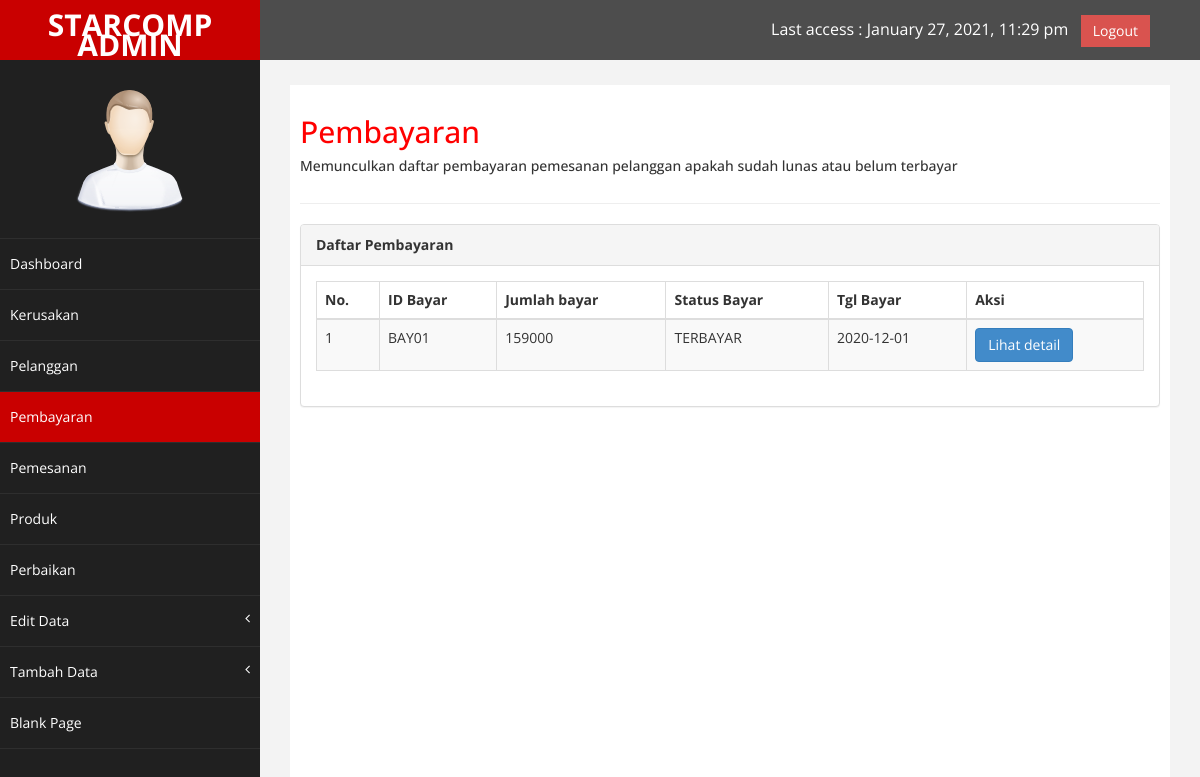
The page /index.php/pembayaran on the database its author committed.
### tables this page shows
CREATE TABLE `gambar_bayar` (
  `id_gmbr_bayar` int(3) NOT NULL,
  `id_bayar` varchar(10) NOT NULL,
  `namafilebayar` varchar(30) NOT NULL
);

CREATE TABLE `pembayaran` (
  `id_bayar` varchar(10) NOT NULL,
  `jml_bayar` int(8) NOT NULL,
  `status_bayar` varchar(15) NOT NULL,
  `tgl_bayar` date NOT NULL
);

### application/controllers/Pembayaran.php (called while the page is built, shortened)
<?php
class Pembayaran extends CI_Controller {
	public function __construct()
	{
		$this->load->database();
		$this->load->model('pembayaran_model');
	}
	public function index(){
		$result['pembayaran'] = $this->pembayaran_model->listing();
		$this->load->view('main/pembayaran', $result);
	}
}

### index.php (called while the page is built, shortened)
<?php
require_once BASEPATH.'core/CodeIgniter.php';

### application/models/Pembayaran_model.php (called while the page is built, shortened)
<?php
class Pembayaran_model extends CI_Model {
	public function listing(){
		$query = $this->db->query('select * from pembayaran inner join gambar_bayar where pembayaran.id_bayar = gambar_bayar.id_bayar;');
		return $query->result();
	}
}

### application/views/main/pembayaran.php (the view, shortened to what this page needs)
<!DOCTYPE html>
<html xmlns="http://www.w3.org/1999/xhtml">
<head>
   <link href="<?php echo base_url('assets/css/bootstrap.css');?>" rel="stylesheet" />
    <link href="<?php echo base_url('assets/css/font-awesome.css')?>" rel="stylesheet" />
    <link href="<?php echo base_url('assets/js/morris/morris-0.4.3.min.css')?>" rel="stylesheet" />
    <link href="<?php echo base_url('assets/css/custom.css')?>" rel="stylesheet" />
</head>
<body>
    <div id="wrapper">
        <nav class="navbar navbar-default navbar-cls-top " role="navigation" style="margin-bottom: 0">
            <div class="navbar-header">
                <a class="navbar-brand" href="<?php echo site_url('Dashboard/')?>">STARCOMP ADMIN</a>
            </div>
 <div style="color: white;
padding: 15px 50px 5px 50px;
float: right;
font-size: 16px;"> Last access : <?php echo date("F j, Y, g:i a");?> &nbsp; <a href="<?php echo site_url('Login/logout');?>" class="btn btn-danger square-btn-adjust">Logout</a> </div>
        </nav>
                <nav class="navbar-default navbar-side" role="navigation">
            <div class="sidebar-collapse">
                <ul class="nav" id="main-menu">
                <li class="text-center">
                    <img src="<?php echo base_url('assets/img/find_user.png')?>" class="user-image img-responsive"/>
                    </li>
                   <li>
                        <a  href="<?php echo site_url('Dashboard')?>"> Dashboard</a>
                    </li>
                     <li>
                        <a  href="<?php echo site_url('Kerusakan')?>"></i> Kerusakan</a>
                    </li>
                    <li>
                        <a  href="<?php echo site_url('Users')?>">Pelanggan </a>
                    </li>
                           <li  >
                        <a class="active-menu"  href="<?php echo site_url('Pembayaran')?>">Pembayaran</a>
                    </li>
                      <li  >
                        <a  href="<?php echo site_url('Pemesanan')?>">Pemesanan</a>
                    </li>
                    <li  >
                        <a  href="<?php echo site_url('Produk')?>"> Produk </a>
                    </li>
                    <li>
                      <a href="<?php echo site_url('Perbaikan')?>">Perbaikan</a>
                    </li>
                    <li>
                        <a href="#">Edit Data<span class="fa arrow"></span></a>
                      </li>
                       <li>
                        <a href="#">Tambah Data<span class="fa arrow"></span></a>
                  <li  >
                        <a  href="<?php echo site_url('Welcome/blank')?>">Blank Page</a>
                    </li>
                </ul>
            </div>
        </nav>
<div id="page-wrapper" >
            <div id="page-inner">
                <div class="row">
                    <div class="col-md-12">
                     <h2>Pembayaran</h2>
                        <h5>Memunculkan daftar pembayaran pemesanan pelanggan apakah sudah lunas atau belum terbayar</h5>
                    </div>
                </div>
                 <hr />
            <div class="row">
                <div class="col-md-12">
                    <div class="panel panel-default">
                        <div class="panel-heading">
                             <b>Daftar Pembayaran</b>
                        </div>
                        <div class="panel-body">
                            <div class="table-responsive">
                                <table class="table table-striped table-bordered table-hover" id="dataTables-example">
                                    <thead>
                                        <tr>
                                            <th>No.</th>
                                            <th>ID Bayar</th>
                                            <th>Jumlah bayar</th>
                                            <th>Status Bayar</th>
                                            <th>Tgl Bayar</th>
                                            <th>Aksi</th>
                                        </tr>
                                    </thead>
                                    <tbody>
                                        <tr class="gradeU">
                                            <?php
                                            $no = 1;
                                            foreach ($pembayaran as $pembayaran) {
                                            ?>
                                            <td><?php echo $no++;?></td>
                                            <td><?php echo $pembayaran->id_bayar; ?></td>
                                            <td><?php echo $pembayaran->jml_bayar;?></td>
                                            <td><?php echo $pembayaran->status_bayar;?></td>
                                            <td><?php echo $pembayaran->tgl_bayar;?></td>
                                            <td>
                                                <a class="btn btn-primary" href="<?php echo site_url('pembayaran/detail_pembayaran/'. $pembayaran->id_bayar) ;?>">Lihat detail</a>
                                            </td>
                                        </tr>
                                        <?php
                                        $no++;
                                    }
                                        ?>
                                    </tbody>
                                </table>
                            </div>
                        </div>
                    </div>
                </div>
            </div>
      </div>
    </div>
    </div>
</body>
</html>

### assets/css/custom.css (style rules this page uses)
body { font-family: 'Open Sans', sans-serif; }
#wrapper { width: 100%; background:#202020; }
#page-wrapper { padding: 15px 15px; min-height: 600px; background:#F3F3F3; }
#page-inner { width:100%; margin:10px 20px 10px 0px; background-color:#fff!important; padding:10px; min-height:1200px; }
.text-center { text-align:center; }
h2 { color: #f00; }
.square-btn-adjust { border: 0px solid transparent; -webkit-border-radius: 0px; -moz-border-radius: 0px; border-radius: 0px; }
.user-image { margin: 25px auto; -webkit-border-radius: 10px; -moz-border-radius: 10px; border-radius: 10px; max-height:170px; max-width:170px; }
.navbar-cls-top .navbar-brand { color: #fff; background: #C90000; width: 260px; text-align: center; height: 60px; font-size: 30px; font-weight: 700; }
.active-menu { background-color:#C90000!important; }
.arrow { float: right; }
.fa.arrow:before { content: "\f104"; }
.sidebar-collapse , .sidebar-collapse .nav { background:none; }
.sidebar-collapse .nav { padding:0; }
.sidebar-collapse .nav > li > a { color:#fff; background:#202020; text-shadow:none; }
.sidebar-collapse > .nav > li > a { padding:15px 10px; }
.sidebar-collapse > .nav > li { border-bottom: 1px solid rgba(107, 108, 109, 0.19); }
.navbar-side { border:none; background-color: #202020; }
.navbar-cls-top { background:#4D4D4D; border-bottom:none; }
.navbar-default { border:0px solid black; }
.navbar-header { background: #A70303; }
@media (min-width:768px) { #page-wrapper { margin: 0 0 0 260px; padding: 15px 30px; min-height: 1200px; } }
@media (min-width:768px) { .navbar-side { z-index: 1; position: absolute; width: 260px; } }
@media (min-width:768px) { .navbar { border-radius: 0px; } }

### rows shown on the page
gambar_bayar: id_bayar "BAY01", id_bayar.jml_bayar "159000", id_bayar.status_bayar "TERBAYAR", id_bayar.tgl_bayar "2020-12-01"
